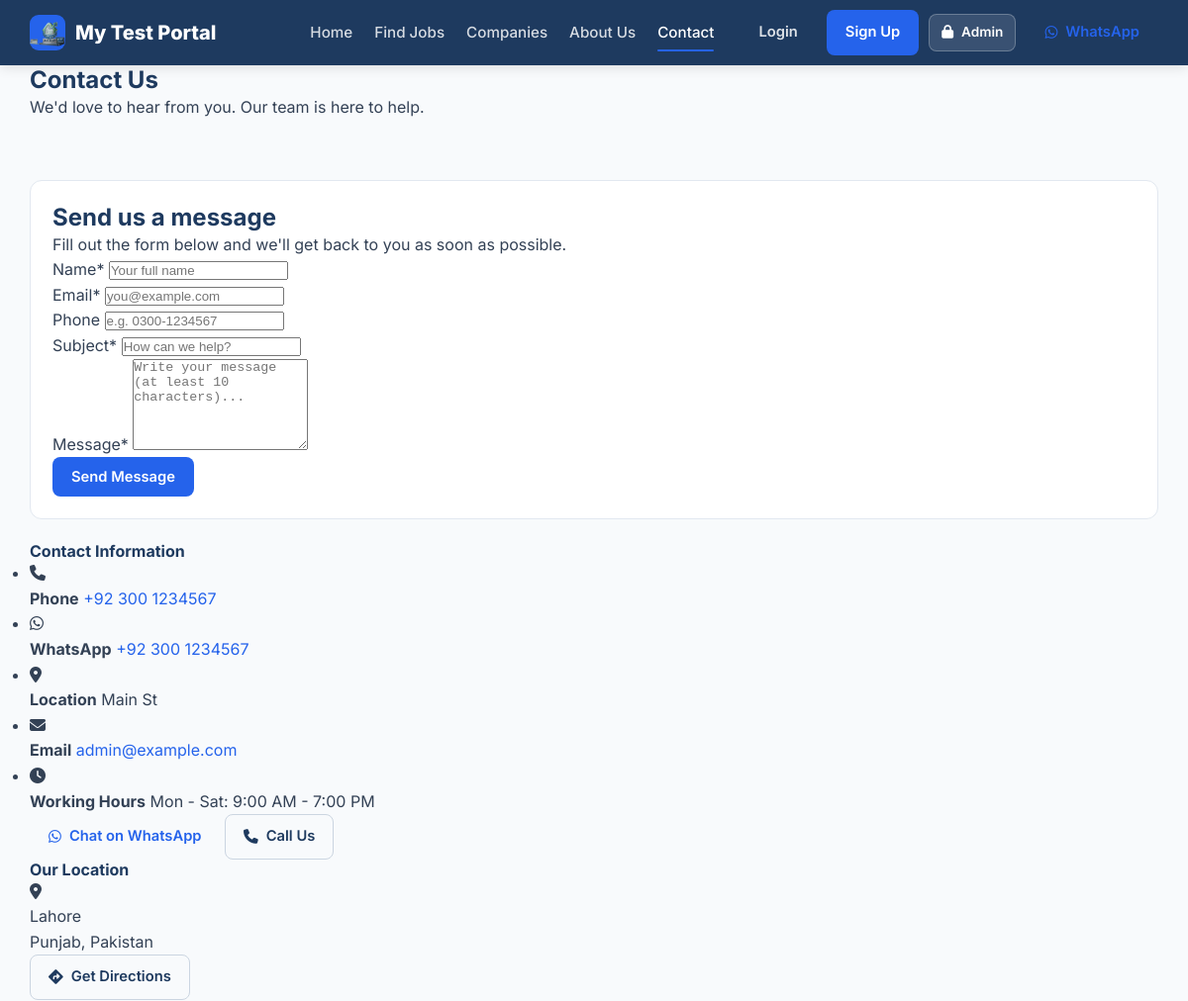
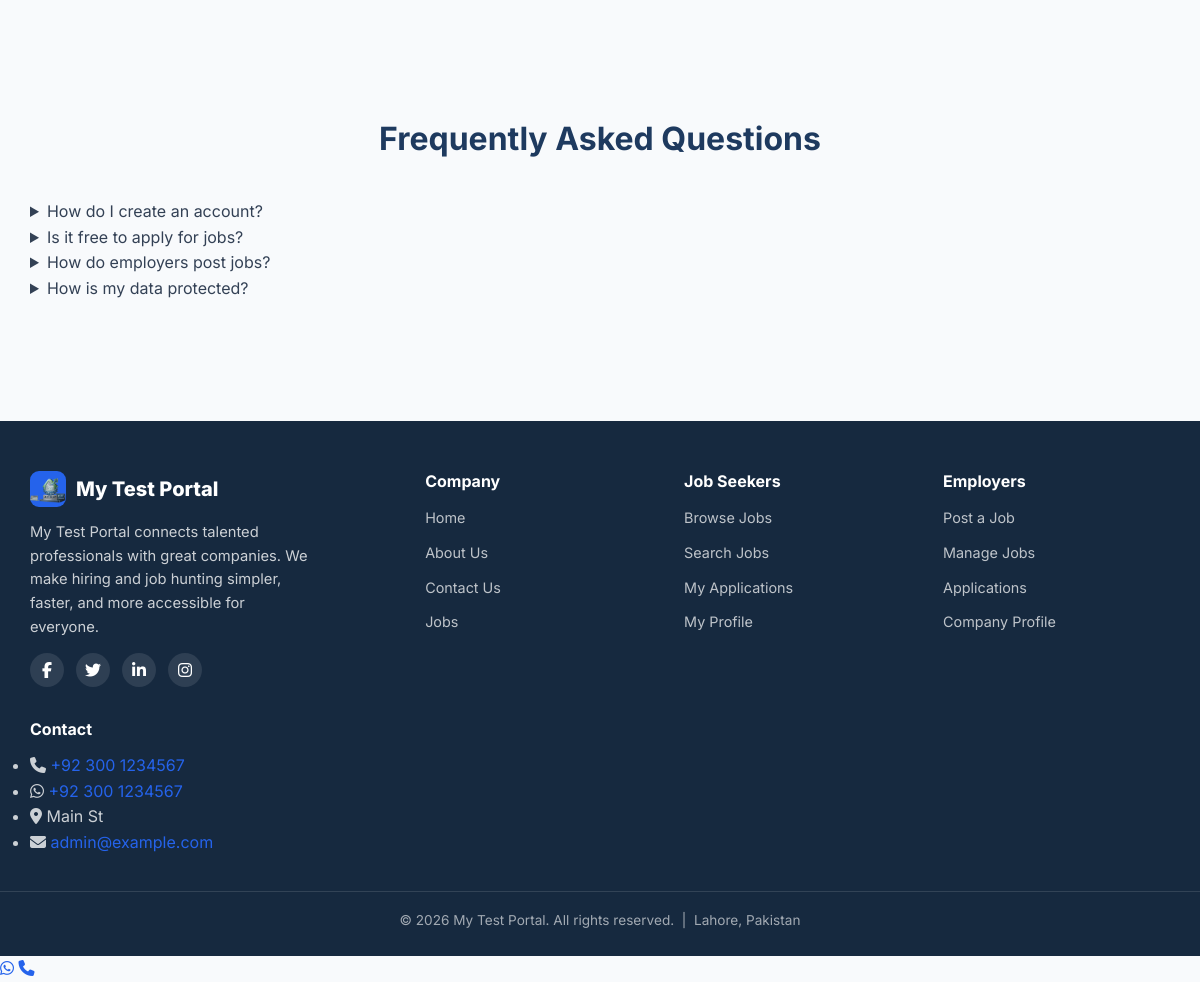
The app's page /contact with its own data (2 pictures, top to bottom).
### app/models/site_setting.py (models this page shows, shortened)
class SiteSetting(db.Model):
    __tablename__ = "site_settings"
    id = db.Column(db.Integer, primary_key=True)
    key = db.Column(db.String(80), unique=True, nullable=False, index=True)
    value = db.Column(db.Text, nullable=True)
    label = db.Column(db.String(120), nullable=True)
    group = db.Column(db.String(40), nullable=False, default="general")
    @classmethod
    def get_all(cls):
        return {s.key: s.value for s in cls.query.all()}

### app/routes/public/__init__.py (the view, shortened to what this page needs)
@bp.route("/contact", methods=["GET", "POST"])
def contact():
    form = ContactForm()
    return render_template("public/contact.html", form=form, title="Contact Us")

### app/templates/public/contact.html (shortened to what this page needs)
{% extends "base.html" %}
{% block content %}
<section class="page-header">
    <div class="container">
        <h1>Contact Us</h1>
        <p>We'd love to hear from you. Our team is here to help.</p>
    </div>
</section>
<section class="section">
    <div class="container contact-layout">
        <div class="contact-form-wrap">
            <div class="panel">
                <h2 class="contact-title">Send us a message</h2>
                <p class="contact-subtitle">Fill out the form below and we'll get back to you as soon as possible.</p>
                <form method="post" class="contact-form" id="contactForm" novalidate>
                    <div class="form-row">
                        <div class="form-group">
                            {{ form.name.label }}<span class="req">*</span>
                            {{ form.name(class="form-control" + (" is-invalid" if form.name.errors else ""), placeholder="Your full name") }}
                        </div>
                        <div class="form-group">
                            {{ form.email.label }}<span class="req">*</span>
                            {{ form.email(class="form-control" + (" is-invalid" if form.email.errors else ""), placeholder="you@example.com") }}
                        </div>
                    </div>
                    <div class="form-row">
                        <div class="form-group">
                            {{ form.phone.label }}
                            {{ form.phone(class="form-control" + (" is-invalid" if form.phone.errors else ""), placeholder="e.g. 0300-1234567") }}
                        </div>
                        <div class="form-group">
                            {{ form.subject.label }}<span class="req">*</span>
                            {{ form.subject(class="form-control" + (" is-invalid" if form.subject.errors else ""), placeholder="How can we help?") }}
                        </div>
                    </div>
                    <div class="form-group">
                        {{ form.message.label }}<span class="req">*</span>
                        {{ form.message(class="form-control" + (" is-invalid" if form.message.errors else ""), rows=6, placeholder="Write your message (at least 10 characters)...") }}
                    </div>
                    {{ form.submit(class="btn btn-primary btn-block") }}
                </form>
            </div>
        </div>
        <aside class="contact-info">
            <div class="side-card">
                <h4>Contact Information</h4>
                <ul class="overview-list">
                    <li>
                        <span class="info-icon"><i class="fa-solid fa-phone"></i></span>
                        <div>
                            <strong>Phone</strong>
                            <a href="{{ site.SITE_PHONE_HREF }}">{{ site.SITE_PHONE_DISPLAY }}</a>
                        </div>
                    </li>
                    <li>
                        <span class="info-icon"><i class="fa-brands fa-whatsapp"></i></span>
                        <div>
                            <strong>WhatsApp</strong>
                            <a href="{{ site.SITE_WHATSAPP_HREF }}">{{ site.SITE_WHATSAPP_NUMBER }}</a>
                        </div>
                    </li>
                    <li>
                        <span class="info-icon"><i class="fa-solid fa-location-dot"></i></span>
                        <div>
                            <strong>Location</strong>
                            <span>{{ site.SITE_ADDRESS }}</span>
                        </div>
                    </li>
                    <li>
                        <span class="info-icon"><i class="fa-solid fa-envelope"></i></span>
                        <div>
                            <strong>Email</strong>
                            <a href="mailto:{{ site.SITE_EMAIL }}">{{ site.SITE_EMAIL }}</a>
                        </div>
                    </li>
                    <li>
                        <span class="info-icon"><i class="fa-solid fa-clock"></i></span>
                        <div>
                            <strong>Working Hours</strong>
                            <span>Mon - Sat: 9:00 AM - 7:00 PM</span>
                        </div>
                    </li>
                </ul>
                <div class="contact-actions">
                    <a href="{{ site.SITE_WHATSAPP_HREF }}?text={{ site.SITE_WHATSAPP_MESSAGE|urlencode }}" target="_blank" rel="noopener" class="btn btn-whatsapp btn-block">
                        <i class="fa-brands fa-whatsapp"></i> Chat on WhatsApp
                    </a>
                    <a href="{{ site.SITE_PHONE_HREF }}" class="btn btn-outline btn-block">
                        <i class="fa-solid fa-phone"></i> Call Us
                    </a>
                </div>
            </div>
            <div class="side-card location-card">
                <h4>Our Location</h4>
                <div class="map-placeholder">
                    <i class="fa-solid fa-location-dot"></i>
                    <p class="map-city">{{ site.SITE_CITY }}</p>
                    <p class="map-region">{{ site.SITE_STATE }}, {{ site.SITE_COUNTRY }}</p>
                </div>
                <a href="{{ site.SITE_MAP_URL }}" target="_blank" rel="noopener" class="btn btn-outline btn-block">
                    <i class="fa-solid fa-diamond-turn-right"></i> Get Directions
                </a>
            </div>
        </aside>
    </div>
</section>
<section class="section section-alt">
    <div class="container">
        <div class="section-head"><h2>Frequently Asked Questions</h2></div>
        <div class="faq-list">
            <details class="faq-item"><summary>How do I create an account?</summary><p>Click "Sign Up" in the top navigation and choose Job Seeker or Employer.</p></details>
            <details class="faq-item"><summary>Is it free to apply for jobs?</summary><p>Yes, job seekers can create profiles and apply for free.</p></details>
            <details class="faq-item"><summary>How do employers post jobs?</summary><p>After registering and getting approved, employers can post jobs from their dashboard.</p></details>
            <details class="faq-item"><summary>How is my data protected?</summary><p>We use secure password hashing, CSRF protection, and role-based access control.</p></details>
        </div>
    </div>
</section>
{% endblock %}

### app/templates/partials/navbar.html (shortened to what this page needs)
<nav class="navbar">
    <div class="container navbar-inner">
        <a href="{{ url_for('public.index') }}" class="brand">
            <span class="brand-logo"><img src="{{ url_for('static', filename='images/logo.webp') }}" alt="{{ site.SITE_NAME }} logo" class="brand-logo-img"></span>
            <span class="brand-name">{{ site.SITE_NAME }}</span>
        </a>
        <div class="nav-menu" id="navMenu">
            <ul class="nav-links">
                <li><a href="{{ url_for('public.index') }}" class="{% if request.endpoint == 'public.index' %}active{% endif %}">Home</a></li>
                <li><a href="{{ url_for('public.jobs') }}" class="{% if request.endpoint == 'public.jobs' %}active{% endif %}">Find Jobs</a></li>
                <li><a href="{{ url_for('public.companies') }}" class="{% if request.endpoint == 'public.companies' %}active{% endif %}">Companies</a></li>
                <li><a href="{{ url_for('public.about') }}" class="{% if request.endpoint == 'public.about' %}active{% endif %}">About Us</a></li>
                <li><a href="{{ url_for('public.contact') }}" class="{% if request.endpoint == 'public.contact' %}active{% endif %}">Contact</a></li>
            </ul>
            <div class="nav-auth">
                {% if current_user.is_authenticated %}
                    {% set dash = url_for('seeker.dashboard') %}
                    {% if current_user.is_admin %}{% set dash = url_for('admin.dashboard') %}{% endif %}
                    {% if current_user.is_employer %}{% set dash = url_for('employer.dashboard') %}{% endif %}
                    <a href="{{ dash }}" class="btn btn-ghost">Dashboard</a>
                    {% if current_user.is_jobseeker %}
                        <a href="{{ url_for('seeker.profile') }}" class="btn btn-ghost">Profile</a>
                    {% elif current_user.is_employer %}
                        <a href="{{ url_for('employer.company_profile') }}" class="btn btn-ghost">Company</a>
                    {% else %}
                        <a href="{{ url_for('admin.dashboard') }}" class="btn btn-ghost">Admin</a>
                    {% endif %}
                    <a href="{{ url_for('auth.logout') }}" class="btn btn-outline">Logout</a>
                {% else %}
                    <a href="{{ url_for('auth.login') }}" class="btn btn-ghost">Login</a>
                    <a href="{{ url_for('auth.register') }}" class="btn btn-primary">Sign Up</a>
                    <a href="{{ url_for('auth.login') }}" class="btn btn-admin-login" title="Admin Login"><i class="fa-solid fa-lock"></i> Admin</a>
                {% endif %}
                <a href="{{ site.SITE_WHATSAPP_HREF }}?text={{ site.SITE_WHATSAPP_MESSAGE|urlencode }}" target="_blank" rel="noopener" class="btn btn-whatsapp" title="Chat on WhatsApp">
                    <i class="fa-brands fa-whatsapp"></i> WhatsApp
                </a>
            </div>
        </div>
    </div>
</nav>

### app/templates/partials/footer.html
<footer class="footer">
    <div class="container footer-grid">
        <div class="footer-col footer-brand">
            <div class="brand">
                <span class="brand-logo"><img src="{{ url_for('static', filename='images/logo.webp') }}" alt="{{ site.SITE_NAME }} logo" class="brand-logo-img"></span>
                <span class="brand-name">{{ site.SITE_NAME }}</span>
            </div>
            <p class="footer-about">{{ site.SITE_NAME }} connects talented professionals with great companies. We make hiring and job hunting simpler, faster, and more accessible for everyone.</p>
            <div class="footer-social">
                <a href="{{ site.SITE_FACEBOOK_URL }}" aria-label="Facebook" target="_blank" rel="noopener"><i class="fa-brands fa-facebook-f"></i></a>
                <a href="{{ site.SITE_TWITTER_URL }}" aria-label="Twitter" target="_blank" rel="noopener"><i class="fa-brands fa-twitter"></i></a>
                <a href="{{ site.SITE_LINKEDIN_URL }}" aria-label="LinkedIn" target="_blank" rel="noopener"><i class="fa-brands fa-linkedin-in"></i></a>
                <a href="{{ site.SITE_INSTAGRAM_URL }}" aria-label="Instagram" target="_blank" rel="noopener"><i class="fa-brands fa-instagram"></i></a>
            </div>
        </div>
        <div class="footer-col">
            <h4>Company</h4>
            <ul class="footer-links">
                <li><a href="{{ url_for('public.index') }}">Home</a></li>
                <li><a href="{{ url_for('public.about') }}">About Us</a></li>
                <li><a href="{{ url_for('public.contact') }}">Contact Us</a></li>
                <li><a href="{{ url_for('public.jobs') }}">Jobs</a></li>
            </ul>
        </div>
        <div class="footer-col">
            <h4>Job Seekers</h4>
            <ul class="footer-links">
                <li><a href="{{ url_for('public.jobs') }}">Browse Jobs</a></li>
                <li><a href="{{ url_for('public.jobs') }}">Search Jobs</a></li>
                {% if current_user.is_authenticated and current_user.is_jobseeker %}
                    <li><a href="{{ url_for('seeker.applications') }}">My Applications</a></li>
                    <li><a href="{{ url_for('seeker.profile') }}">My Profile</a></li>
                {% else %}
                    <li><a href="{{ url_for('auth.register') }}">My Applications</a></li>
                    <li><a href="{{ url_for('auth.register') }}">My Profile</a></li>
                {% endif %}
            </ul>
        </div>
        <div class="footer-col">
            <h4>Employers</h4>
            <ul class="footer-links">
                {% if current_user.is_authenticated and current_user.is_employer %}
                    <li><a href="{{ url_for('employer.jobs') }}">Post a Job</a></li>
                    <li><a href="{{ url_for('employer.jobs') }}">Manage Jobs</a></li>
                    <li><a href="{{ url_for('employer.applications') }}">Applications</a></li>
                    <li><a href="{{ url_for('employer.company_profile') }}">Company Profile</a></li>
                {% else %}
                    <li><a href="{{ url_for('auth.register') }}">Post a Job</a></li>
                    <li><a href="{{ url_for('auth.register') }}">Manage Jobs</a></li>
                    <li><a href="{{ url_for('auth.register') }}">Applications</a></li>
                    <li><a href="{{ url_for('auth.register') }}">Company Profile</a></li>
                {% endif %}
            </ul>
        </div>
        <div class="footer-col">
            <h4>Contact</h4>
            <ul class="footer-contact">
                <li><i class="fa-solid fa-phone"></i> <a href="{{ site.SITE_PHONE_HREF }}">{{ site.SITE_PHONE_DISPLAY }}</a></li>
                <li><i class="fa-brands fa-whatsapp"></i> <a href="{{ site.SITE_WHATSAPP_HREF }}">{{ site.SITE_WHATSAPP_NUMBER }}</a></li>
                <li><i class="fa-solid fa-location-dot"></i> {{ site.SITE_ADDRESS }}</li>
                <li><i class="fa-solid fa-envelope"></i> <a href="mailto:{{ site.SITE_EMAIL }}">{{ site.SITE_EMAIL }}</a></li>
            </ul>
        </div>
    </div>
    <div class="footer-bottom">
        <div class="container">
            <p>&copy; {{ current_year }} {{ site.SITE_NAME }}. All rights reserved. &nbsp;|&nbsp; {{ site.SITE_CITY }}, {{ site.SITE_COUNTRY }}</p>
        </div>
    </div>
</footer>

### records on screen
SiteSetting: SITE_NAME "My Test Portal"
SiteSetting: SITE_PHONE_DISPLAY "+92 300 1234567"
SiteSetting: SITE_WHATSAPP_NUMBER "+92 300 1234567"
SiteSetting: SITE_ADDRESS "Main St"
SiteSetting: SITE_EMAIL "admin@example.com"
SiteSetting: SITE_CITY "Lahore"
SiteSetting: SITE_STATE "Punjab"
SiteSetting: SITE_COUNTRY "Pakistan"

### other values on screen
{{ current_year }} "2026"
